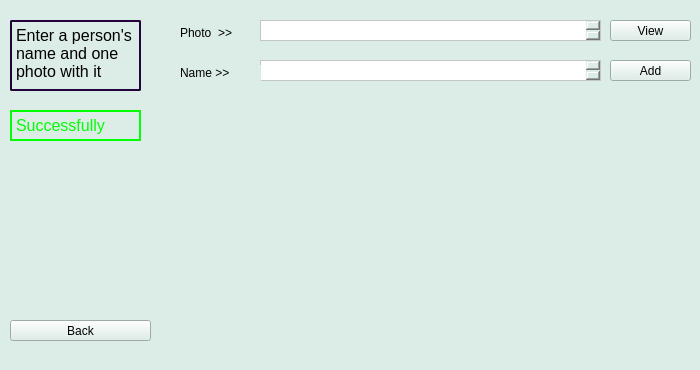
<?xml version="1.0" encoding="UTF-8"?>
<ui version="4.0">
 <class>MainWindow</class>
 <widget class="QMainWindow" name="MainWindow">
  <property name="geometry">
   <rect>
    <x>0</x>
    <y>0</y>
    <width>700</width>
    <height>370</height>
   </rect>
  </property>
  <property name="windowTitle">
   <string>Whois</string>
  </property>
  <property name="styleSheet">
   <string notr="true">background-color: rgb(220, 237, 231);</string>
  </property>
  <widget class="QWidget" name="centralwidget">
   <widget class="QPushButton" name="pushBack">
    <property name="geometry">
     <rect>
      <x>10</x>
      <y>320</y>
      <width>141</width>
      <height>21</height>
     </rect>
    </property>
    <property name="cursor">
     <cursorShape>PointingHandCursor</cursorShape>
    </property>
    <property name="styleSheet">
     <string notr="true">color: rgb(38, 0, 61);
font: 75 12pt &quot;Levenim MT&quot;;
background-color: rgb(234, 245, 237);
border-radius: 2px;
border: 2px solid #26003d;
box-shadow: 4px 4px 4px rgba(8, 8, 8, 0.5)}
QPushButton:hover {background-color: rgba(200, 229, 225, 0.7); 
border: 2px solid #26003d;
</string>
    </property>
    <property name="text">
     <string>Back</string>
    </property>
   </widget>
   <widget class="QTextBrowser" name="textBrowser">
    <property name="geometry">
     <rect>
      <x>10</x>
      <y>20</y>
      <width>131</width>
      <height>71</height>
     </rect>
    </property>
    <property name="styleSheet">
     <string notr="true">border-radius: 2px;
border: 2px solid #26003d;</string>
    </property>
    <property name="html">
     <string>&lt;!DOCTYPE HTML PUBLIC &quot;-//W3C//DTD HTML 4.0//EN&quot; &quot;http://www.w3.org/TR/REC-html40/strict.dtd&quot;&gt;
&lt;html&gt;&lt;head&gt;&lt;meta name=&quot;qrichtext&quot; content=&quot;1&quot; /&gt;&lt;style type=&quot;text/css&quot;&gt;
p, li { white-space: pre-wrap; }
&lt;/style&gt;&lt;/head&gt;&lt;body style=&quot; font-family:'MS Shell Dlg 2'; font-size:8.25pt; font-weight:400; font-style:normal;&quot;&gt;
&lt;p style=&quot; margin-top:0px; margin-bottom:0px; margin-left:0px; margin-right:0px; -qt-block-indent:0; text-indent:0px;&quot;&gt;&lt;span style=&quot; font-size:12pt;&quot;&gt;Enter a person's name and one photo with it&lt;/span&gt;&lt;/p&gt;&lt;/body&gt;&lt;/html&gt;</string>
    </property>
   </widget>
   <widget class="QTextBrowser" name="textError">
    <property name="geometry">
     <rect>
      <x>10</x>
      <y>110</y>
      <width>131</width>
      <height>31</height>
     </rect>
    </property>
    <property name="styleSheet">
     <string notr="true">border-radius: 2px;
border: 2px solid #ff0000;
color: rgb(255, 0, 0);</string>
    </property>
    <property name="html">
     <string>&lt;!DOCTYPE HTML PUBLIC &quot;-//W3C//DTD HTML 4.0//EN&quot; &quot;http://www.w3.org/TR/REC-html40/strict.dtd&quot;&gt;
&lt;html&gt;&lt;head&gt;&lt;meta name=&quot;qrichtext&quot; content=&quot;1&quot; /&gt;&lt;style type=&quot;text/css&quot;&gt;
p, li { white-space: pre-wrap; }
&lt;/style&gt;&lt;/head&gt;&lt;body style=&quot; font-family:'MS Shell Dlg 2'; font-size:8.25pt; font-weight:400; font-style:normal;&quot;&gt;
&lt;p style=&quot; margin-top:0px; margin-bottom:0px; margin-left:0px; margin-right:0px; -qt-block-indent:0; text-indent:0px;&quot;&gt;&lt;span style=&quot; font-size:12pt;&quot;&gt;Error&lt;/span&gt;&lt;/p&gt;&lt;/body&gt;&lt;/html&gt;</string>
    </property>
   </widget>
   <widget class="QTextBrowser" name="textSuccess">
    <property name="geometry">
     <rect>
      <x>10</x>
      <y>110</y>
      <width>131</width>
      <height>31</height>
     </rect>
    </property>
    <property name="styleSheet">
     <string notr="true">border-radius: 2px;
border: 2px solid #00ff00;
color: rgb(0, 255, 0);</string>
    </property>
    <property name="html">
     <string>&lt;!DOCTYPE HTML PUBLIC &quot;-//W3C//DTD HTML 4.0//EN&quot; &quot;http://www.w3.org/TR/REC-html40/strict.dtd&quot;&gt;
&lt;html&gt;&lt;head&gt;&lt;meta name=&quot;qrichtext&quot; content=&quot;1&quot; /&gt;&lt;style type=&quot;text/css&quot;&gt;
p, li { white-space: pre-wrap; }
&lt;/style&gt;&lt;/head&gt;&lt;body style=&quot; font-family:'MS Shell Dlg 2'; font-size:8.25pt; font-weight:400; font-style:normal;&quot;&gt;
&lt;p style=&quot; margin-top:0px; margin-bottom:0px; margin-left:0px; margin-right:0px; -qt-block-indent:0; text-indent:0px;&quot;&gt;&lt;span style=&quot; font-size:12pt;&quot;&gt;Successfully&lt;/span&gt;&lt;/p&gt;&lt;/body&gt;&lt;/html&gt;</string>
    </property>
   </widget>
   <widget class="QTextEdit" name="textName">
    <property name="geometry">
     <rect>
      <x>260</x>
      <y>60</y>
      <width>341</width>
      <height>21</height>
     </rect>
    </property>
    <property name="styleSheet">
     <string notr="true">background-color: rgb(255, 255, 255);
font: 75 10pt &quot;Levenim MT&quot;;</string>
    </property>
   </widget>
   <widget class="QLabel" name="label">
    <property name="geometry">
     <rect>
      <x>180</x>
      <y>65</y>
      <width>81</width>
      <height>16</height>
     </rect>
    </property>
    <property name="styleSheet">
     <string notr="true">font: 75 12pt &quot;Levenim MT&quot;;</string>
    </property>
    <property name="text">
     <string>Name &gt;&gt;</string>
    </property>
   </widget>
   <widget class="QLabel" name="label_2">
    <property name="geometry">
     <rect>
      <x>180</x>
      <y>25</y>
      <width>81</width>
      <height>16</height>
     </rect>
    </property>
    <property name="styleSheet">
     <string notr="true">font: 75 12pt &quot;Levenim MT&quot;;</string>
    </property>
    <property name="text">
     <string>Photo  &gt;&gt;</string>
    </property>
   </widget>
   <widget class="QTextEdit" name="textFiles">
    <property name="geometry">
     <rect>
      <x>260</x>
      <y>20</y>
      <width>341</width>
      <height>21</height>
     </rect>
    </property>
    <property name="styleSheet">
     <string notr="true">background-color: rgb(255, 255, 255);
font: 75 10pt &quot;Levenim MT&quot;;</string>
    </property>
   </widget>
   <widget class="QPushButton" name="pushView">
    <property name="geometry">
     <rect>
      <x>610</x>
      <y>20</y>
      <width>81</width>
      <height>21</height>
     </rect>
    </property>
    <property name="cursor">
     <cursorShape>PointingHandCursor</cursorShape>
    </property>
    <property name="styleSheet">
     <string notr="true">color: rgb(38, 0, 61);
font: 75 12pt &quot;Levenim MT&quot;;
background-color: rgb(234, 245, 237);
border-radius: 2px;
border: 2px solid #26003d;
box-shadow: 4px 4px 4px rgba(8, 8, 8, 0.5)}
QPushButton:hover {background-color: rgba(200, 229, 225, 0.7); 
border: 2px solid #26003d;
</string>
    </property>
    <property name="text">
     <string>View</string>
    </property>
   </widget>
   <widget class="QPushButton" name="pushAdd">
    <property name="geometry">
     <rect>
      <x>610</x>
      <y>60</y>
      <width>81</width>
      <height>21</height>
     </rect>
    </property>
    <property name="cursor">
     <cursorShape>PointingHandCursor</cursorShape>
    </property>
    <property name="styleSheet">
     <string notr="true">color: rgb(38, 0, 61);
font: 75 12pt &quot;Levenim MT&quot;;
background-color: rgb(234, 245, 237);
border-radius: 2px;
border: 2px solid #26003d;
box-shadow: 4px 4px 4px rgba(8, 8, 8, 0.5)}
QPushButton:hover {background-color: rgba(200, 229, 225, 0.7); 
border: 2px solid #26003d;
</string>
    </property>
    <property name="text">
     <string>Add</string>
    </property>
   </widget>
  </widget>
  <widget class="QMenuBar" name="menubar">
   <property name="geometry">
    <rect>
     <x>0</x>
     <y>0</y>
     <width>700</width>
     <height>21</height>
    </rect>
   </property>
  </widget>
  <widget class="QStatusBar" name="statusbar"/>
 </widget>
 <resources/>
 <connections/>
</ui>
